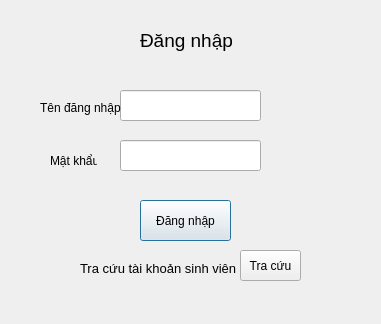
<?xml version="1.0" encoding="UTF-8"?>
<ui version="4.0">
 <class>Login_Dialog</class>
 <widget class="QDialog" name="Login_Dialog">
  <property name="geometry">
   <rect>
    <x>0</x>
    <y>0</y>
    <width>381</width>
    <height>324</height>
   </rect>
  </property>
  <property name="windowTitle">
   <string>Login_Dialog</string>
  </property>
  <widget class="QPushButton" name="btnLogin">
   <property name="geometry">
    <rect>
     <x>140</x>
     <y>200</y>
     <width>91</width>
     <height>41</height>
    </rect>
   </property>
   <property name="text">
    <string>Đăng nhập</string>
   </property>
  </widget>
  <widget class="QLineEdit" name="txtUser">
   <property name="geometry">
    <rect>
     <x>120</x>
     <y>90</y>
     <width>141</width>
     <height>31</height>
    </rect>
   </property>
  </widget>
  <widget class="QLineEdit" name="txtPass">
   <property name="geometry">
    <rect>
     <x>120</x>
     <y>140</y>
     <width>141</width>
     <height>31</height>
    </rect>
   </property>
  </widget>
  <widget class="QLabel" name="label">
   <property name="geometry">
    <rect>
     <x>140</x>
     <y>20</y>
     <width>101</width>
     <height>41</height>
    </rect>
   </property>
   <property name="font">
    <font>
     <pointsize>14</pointsize>
    </font>
   </property>
   <property name="text">
    <string>Đăng nhập</string>
   </property>
  </widget>
  <widget class="QLabel" name="label_2">
   <property name="geometry">
    <rect>
     <x>40</x>
     <y>100</y>
     <width>81</width>
     <height>16</height>
    </rect>
   </property>
   <property name="text">
    <string>Tên đăng nhập</string>
   </property>
  </widget>
  <widget class="QLabel" name="label_3">
   <property name="geometry">
    <rect>
     <x>50</x>
     <y>150</y>
     <width>47</width>
     <height>21</height>
    </rect>
   </property>
   <property name="text">
    <string>Mật khẩu</string>
   </property>
  </widget>
  <widget class="QLabel" name="label_4">
   <property name="geometry">
    <rect>
     <x>80</x>
     <y>260</y>
     <width>161</width>
     <height>16</height>
    </rect>
   </property>
   <property name="font">
    <font>
     <pointsize>10</pointsize>
    </font>
   </property>
   <property name="text">
    <string>Tra cứu tài khoản sinh viên</string>
   </property>
  </widget>
  <widget class="QPushButton" name="btnTracuu">
   <property name="geometry">
    <rect>
     <x>240</x>
     <y>250</y>
     <width>61</width>
     <height>31</height>
    </rect>
   </property>
   <property name="text">
    <string>Tra cứu</string>
   </property>
  </widget>
 </widget>
 <resources/>
 <connections/>
</ui>
